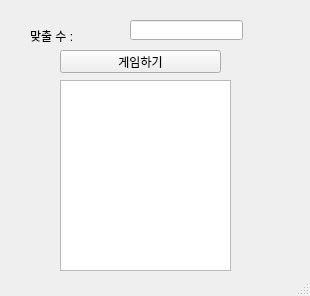
<?xml version="1.0" encoding="UTF-8"?>
<ui version="4.0">
 <class>le2</class>
 <widget class="QMainWindow" name="le2">
  <property name="geometry">
   <rect>
    <x>0</x>
    <y>0</y>
    <width>310</width>
    <height>296</height>
   </rect>
  </property>
  <property name="windowTitle">
   <string>MainWindow</string>
  </property>
  <widget class="QWidget" name="centralwidget">
   <widget class="QLabel" name="lblmine">
    <property name="geometry">
     <rect>
      <x>30</x>
      <y>30</y>
      <width>56</width>
      <height>12</height>
     </rect>
    </property>
    <property name="text">
     <string>맞출 수 : </string>
    </property>
   </widget>
   <widget class="QLineEdit" name="lemine">
    <property name="geometry">
     <rect>
      <x>130</x>
      <y>20</y>
      <width>113</width>
      <height>20</height>
     </rect>
    </property>
   </widget>
   <widget class="QPushButton" name="pb">
    <property name="geometry">
     <rect>
      <x>60</x>
      <y>50</y>
      <width>161</width>
      <height>23</height>
     </rect>
    </property>
    <property name="text">
     <string>게임하기</string>
    </property>
   </widget>
   <widget class="QTextEdit" name="textEdit">
    <property name="geometry">
     <rect>
      <x>60</x>
      <y>80</y>
      <width>171</width>
      <height>191</height>
     </rect>
    </property>
   </widget>
  </widget>
  <widget class="QMenuBar" name="menubar">
   <property name="geometry">
    <rect>
     <x>0</x>
     <y>0</y>
     <width>310</width>
     <height>21</height>
    </rect>
   </property>
  </widget>
  <widget class="QStatusBar" name="statusbar"/>
 </widget>
 <resources/>
 <connections/>
</ui>
